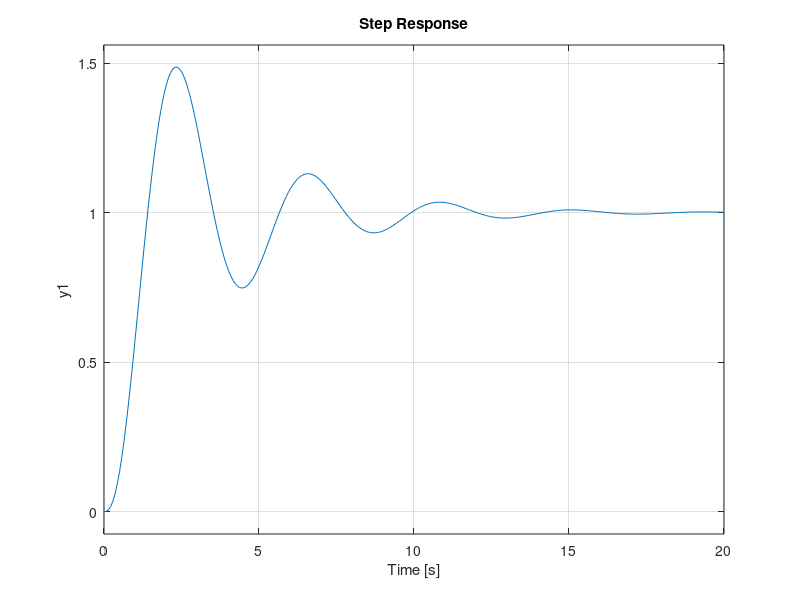

The MATLAB source for this figure:
% x = 0:10:100;
% thrust = [0 5.7 87.63 168.39 234.96 283.87 326.11 382.13 422.36  422.36 422.36 ];
% 
% Voltage = [11.99 11.99 11.98 11.97 11.96 11.96 11.96 11.94 11.94 11.94 11.94];
% 
% figure(1)
% p = plot(x,thrust,'-b')
% title(" Duty cycle Vs Thrust ")
% xlabel('% Duty Cycle')
% ylabel('Thrust in gms')
% p.Marker = '*';



figure(2)
sysysys = tf([0.3 10],[1 5 5 10])
step(sysysys)